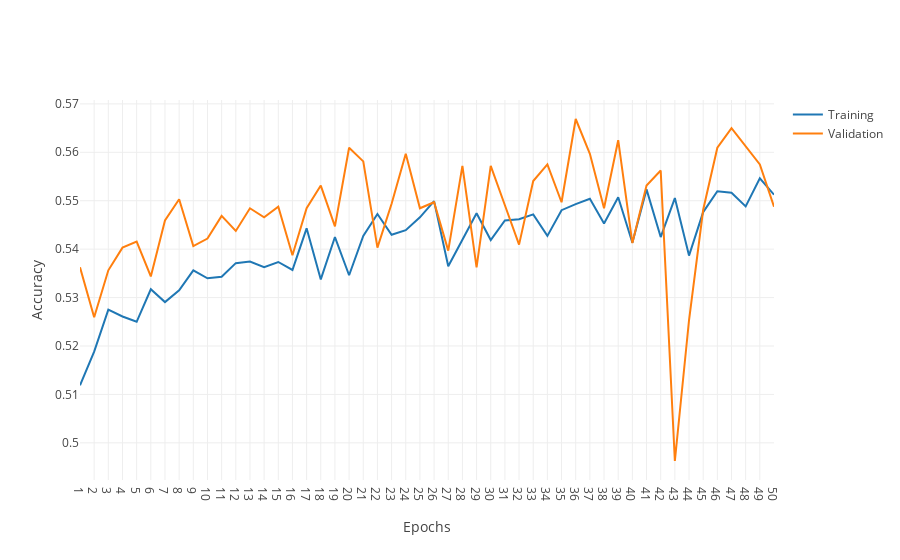

The cell this chart's notebook holds for it:
### Code cell
import plotly.graph_objects as go

epochs = list(range(1,len(fit_log_1_4.history['binary_accuracy'])+1))
training_accuracy = fit_log_1_4.history['binary_accuracy']
validation_accuracy = fit_log_1_4.history['val_binary_accuracy']

fig = go.Figure()
fig.add_trace(go.Scatter(
    x=epochs,
    y=training_accuracy,
    mode='lines',
    name='Training'))
fig.add_trace(go.Scatter(
    x=epochs,
    y=validation_accuracy,
    mode='lines',
    name='Validation'))
fig.update_layout(
    template='none',
    xaxis_title='Epochs',
    yaxis_title="Accuracy")
fig.update_xaxes(tick0=0, dtick=1)
# fig.update_yaxes(range=[0.5,1])
fig.show()
fig.write_image(f'../images/model_1_4_accuracy.png', scale=5)
pd.DataFrame({'epoch': epochs, 'training_accuracy':training_accuracy, 'validation_accuracy':validation_accuracy}).to_csv('../images/model_1_4_accuracy.csv', index=False)

### Figure 1 — Plotly figure (JSON) as saved in the notebook; plotly's stock layout.template omitted (floating-point values rounded to 4 significant figures)
{"data": [{"mode": "lines", "name": "Training", "type": "scatter", "x": [1, 2, 3, 4, 5, 6, 7, 8, 9, 10, 11, 12, 13, 14, 15, 16, 17, 18, 19, 20, 21, 22, 23, 24, 25, 26, 27, 28, 29, 30, 31, 32, 33, 34, 35, 36, 37, 38, 39, 40, 41, 42, 43, 44, 45, 46, 47, 48, 49, 50], "y": [0.5119, 0.5188, 0.5275, 0.5261, 0.525, 0.5317, 0.5291, 0.5315, 0.5356, 0.534, 0.5343, 0.5371, 0.5374, 0.5362, 0.5373, 0.5357, 0.5443, 0.5337, 0.5425, 0.5346, 0.5427, 0.5473, 0.543, 0.5439, 0.5466, 0.5499, 0.5365, 0.5421, 0.5474, 0.5419, 0.5459, 0.5462, 0.5472, 0.5427, 0.548, 0.5493, 0.5504, 0.5453, 0.5507, 0.5413, 0.5523, 0.5425, 0.5505, 0.5387, 0.5477, 0.552, 0.5516, 0.5488, 0.5546, 0.5512]}, {"mode": "lines", "name": "Validation", "type": "scatter", "x": [1, 2, 3, 4, 5, 6, 7, 8, 9, 10, 11, 12, 13, 14, 15, 16, 17, 18, 19, 20, 21, 22, 23, 24, 25, 26, 27, 28, 29, 30, 31, 32, 33, 34, 35, 36, 37, 38, 39, 40, 41, 42, 43, 44, 45, 46, 47, 48, 49, 50], "y": [0.5362, 0.5259, 0.5356, 0.5403, 0.5416, 0.5344, 0.5459, 0.5503, 0.5406, 0.5422, 0.5469, 0.5437, 0.5484, 0.5466, 0.5487, 0.5387, 0.5484, 0.5531, 0.5447, 0.5609, 0.5581, 0.5403, 0.5494, 0.5597, 0.5484, 0.5497, 0.5397, 0.5572, 0.5362, 0.5572, 0.5491, 0.5409, 0.5541, 0.5575, 0.5497, 0.5669, 0.5597, 0.5484, 0.5625, 0.5412, 0.5531, 0.5562, 0.4963, 0.5253, 0.5481, 0.5609, 0.565, 0.5612, 0.5575, 0.5487]}], "layout": {"xaxis": {"dtick": 1, "tick0": 0, "title": {"text": "Epochs"}}, "yaxis": {"title": {"text": "Accuracy"}}}}
